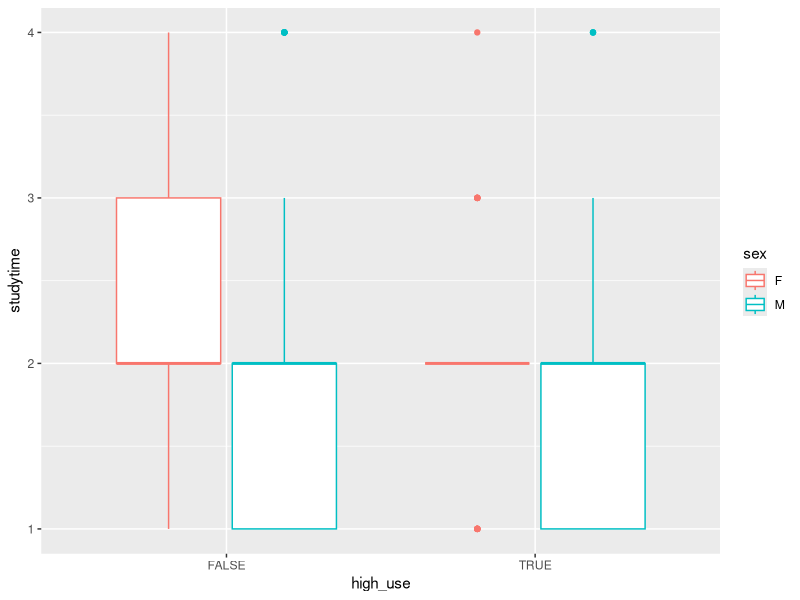
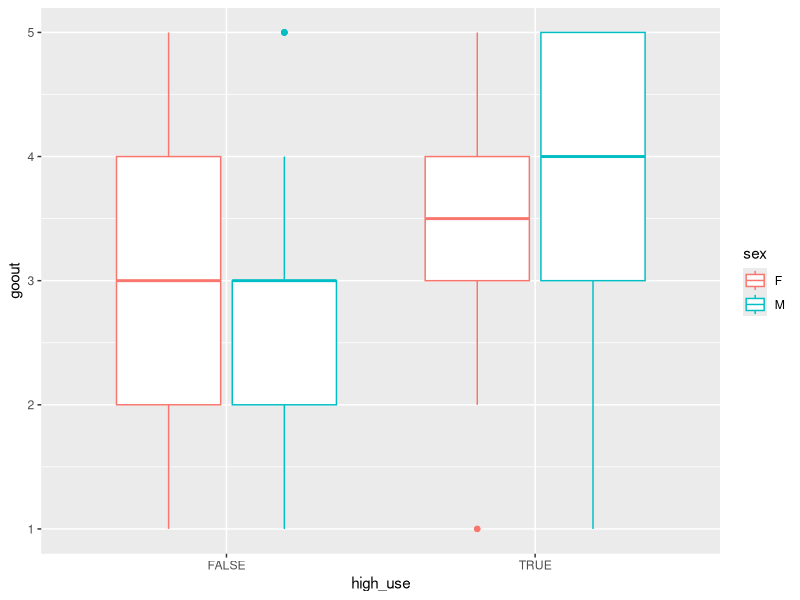
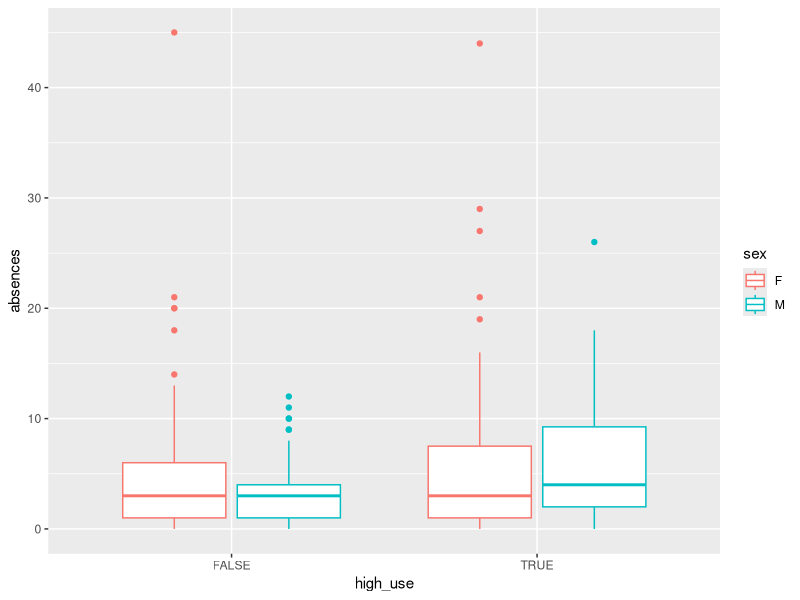
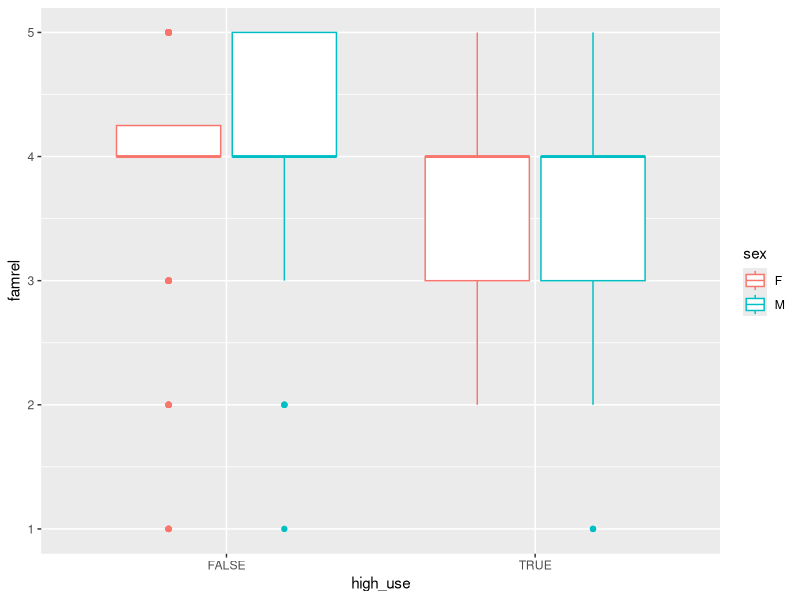
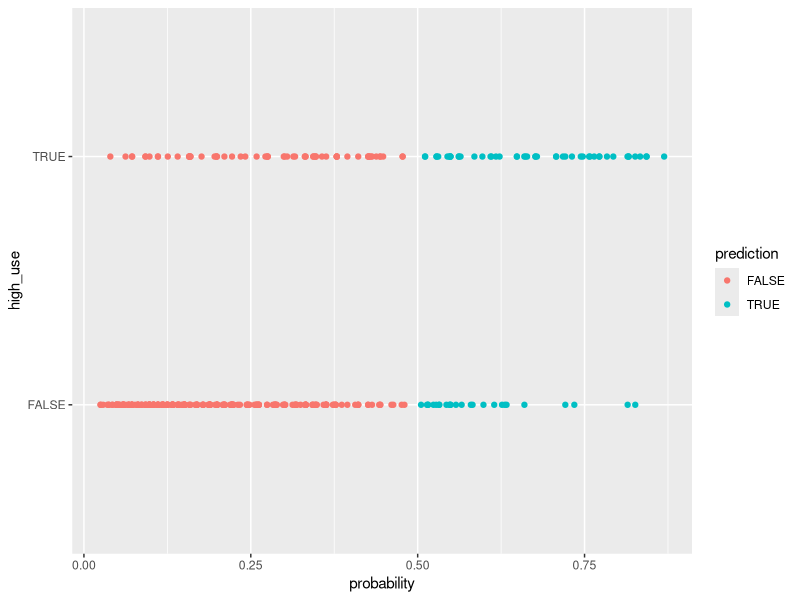

Here is the R script that generated these plots, in order:
## ---- chunk 1
alc <- read.csv(file = "data/alc.CSV", header = TRUE)
## ---- chunk 2
colnames(alc)
## ---- chunk 3
library(ggplot2)
library(dplyr)
## ---- chunk 4
temp_alc <- data.frame(alc$studytime, alc$goout, alc$absences, alc$famrel, alc$alc_use)
summary(temp_alc)

## ---- chunk 5
p1 <- ggplot(alc, aes(x = high_use, y = studytime, col = sex))
p1 + geom_boxplot()

## ---- chunk 6
alc %>% group_by(high_use) %>% summarise(count = n(), mean_studytime = mean(studytime))
## ---- chunk 7
p1 <- ggplot(alc, aes(x = high_use, y = goout, col = sex))
p1 + geom_boxplot()

## ---- chunk 8
alc %>% group_by(high_use) %>% summarise(count = n(), mean_goout = mean(goout))
## ---- chunk 9
p1 <- ggplot(alc, aes(x = high_use, y = absences, col = sex))
p1 + geom_boxplot()

## ---- chunk 10
alc %>% group_by(high_use) %>% summarise(count = n(), mean_absences = mean(absences))
## ---- chunk 11
alc %>% group_by(sex, high_use) %>% summarise(count = n(), mean_absences = mean(absences))
## ---- chunk 12
p1 <- ggplot(alc, aes(x = high_use, y = famrel, col = sex))
p1 + geom_boxplot()

## ---- chunk 13
alc %>% group_by(high_use) %>% summarise(count = n(), mean_famrel = mean(famrel))
## ---- chunk 14
alc %>% group_by(sex, high_use) %>% summarise(count = n(), mean_famrel = mean(famrel))
## ---- chunk 15
model1 <- glm(high_use ~ studytime + goout + absences + famrel, data = alc, family = "binomial")
summary(model1)

## ---- chunk 16
coef(model1)
## ---- chunk 17
OR <- coef(model1) %>% exp
CI <- confint(model1) %>% exp
## ---- chunk 18
cbind (OR, CI)
## ---- chunk 19
probabilities <- predict(model1, type = "response")
alc <- mutate(alc, probability = probabilities)
alc <- mutate(alc, prediction = probability > 0.5)
## ---- chunk 20
table(high_use = alc$high_use, prediction = alc$prediction)

## ---- chunk 21
p1 <- ggplot(alc, aes(x = probability, y = high_use, col = prediction))
p1 + geom_point()
## ---- chunk 22
table(high_use = alc$high_use, prediction = alc$prediction) %>% prop.table() %>% addmargins()
## ---- chunk 23
loss_func <- function(class, prob) {
  n_wrong <- abs(class - prob) > 0.5
  mean(n_wrong)
}

loss_func(class = alc$high_use, prob = alc$probability)

## ---- chunk 24
library(boot)
cv <- cv.glm(data = alc, cost = loss_func, glmfit = model1, K = 10)
cv$delta[1]

